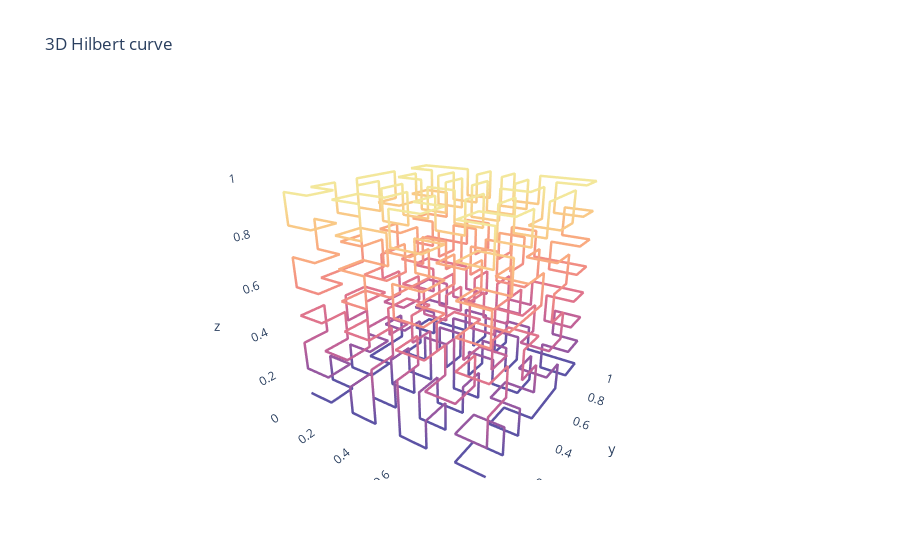

The notebook cell saved with this chart:
### Code cell
draw_curve(2, 3)

### Figure 1 — Plotly figure (JSON) as saved in the notebook; plotly's stock layout.template omitted (floating-point values rounded to 4 significant figures; data arrays with more than 128 entries replaced by an {"elided": "..."} marker saying what was removed)
{"data": [{"line": {"color": {"elided": "512 float values"}, "colorscale": [[0, "rgb(92, 83, 165)"], [0.1667, "rgb(160, 89, 160)"], [0.3333, "rgb(206, 102, 147)"], [0.5, "rgb(235, 127, 134)"], [0.6667, "rgb(248, 160, 126)"], [0.8333, "rgb(250, 196, 132)"], [1, "rgb(243, 231, 155)"]], "width": 5}, "mode": "lines", "name": "Hilbert Curve Level: 3", "text": {"elided": "512 str values"}, "type": "scatter3d", "visible": true, "x": {"elided": "512 float values"}, "y": {"elided": "512 float values"}, "z": {"elided": "512 float values"}}], "layout": {"autosize": true, "plot_bgcolor": "white", "scene": {"aspectmode": "auto", "aspectratio": {"x": 1, "y": 1, "z": 1}, "camera": {"eye": {"x": 1, "y": -1.5, "z": 0.75}}, "xaxis": {"range": [0, 1], "showbackground": false, "showspikes": false, "type": "linear"}, "yaxis": {"range": [0, 1], "showbackground": false, "showspikes": false, "type": "linear"}, "zaxis": {"range": [0, 1], "showbackground": false, "showspikes": false, "type": "linear"}}, "title": {"text": "3D Hilbert curve"}}}
